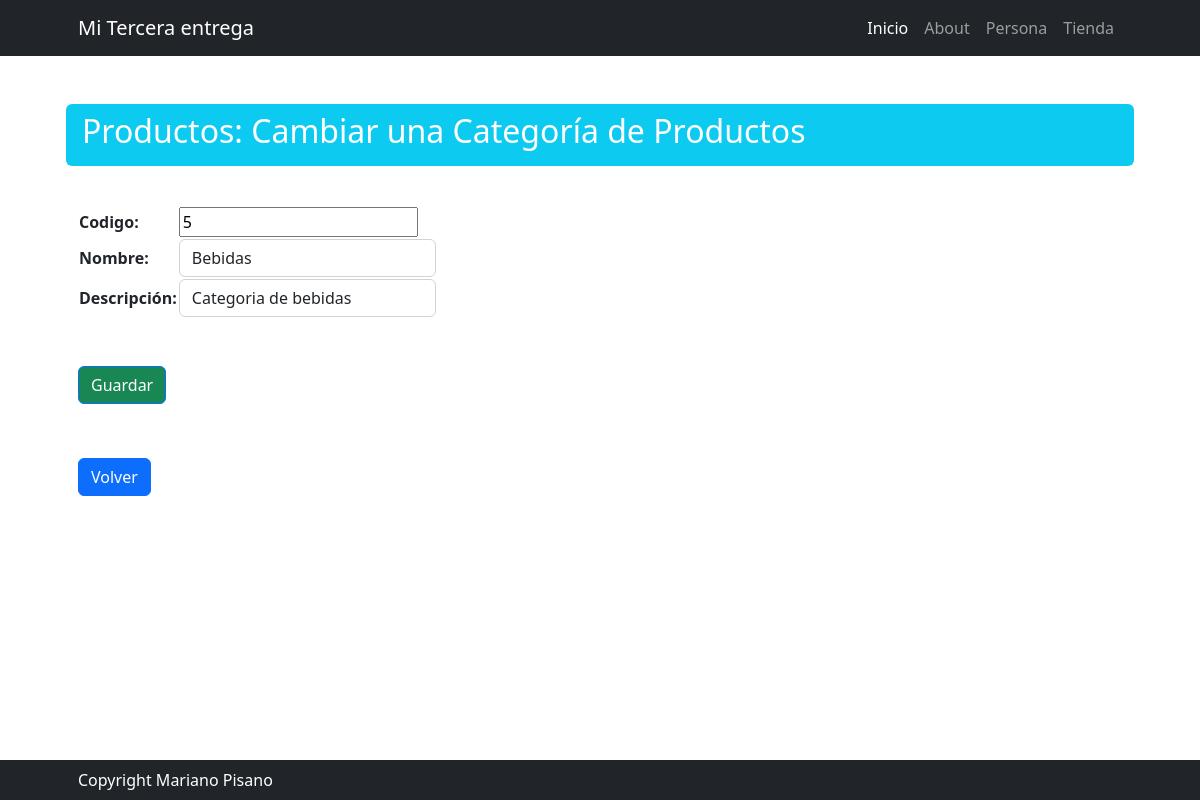
The page /tienda/productocategoria/update/5 on the database its author committed.
### tienda/models.py (models this page shows, shortened)
class Categoria(models.Model):
    codigo = models.IntegerField(primary_key=True)
    nombre = models.CharField(max_length=50, unique=True)
    descripcion = models.CharField(max_length=50, verbose_name="Descripción", null=True, blank=True)

### tienda/views.py (the view)
# urls.py: path("productocategoria/update/<int:pk>", views.productocategoria_update, name="productocategoria_update"),
def productocategoria_update(request, pk: int):
    query = models.Categoria.objects.get(codigo=pk)
    if request.method == "POST":
        form = forms.ProductoCategoriaForm(request.POST, instance=query)
        if form.is_valid:
            form.save()
            return redirect("tienda:productocategoria_list")
    else:  # request.method == "GET"
        form = forms.ProductoCategoriaForm(instance=query)
    return render(request, "tienda/productocategoria_update.html", context={"form": form})

### tienda/forms.py
class ProductoCategoriaForm(forms.ModelForm):
    class Meta:
        model = models.Categoria
        fields = "__all__"
        widgets = {
            "nombre": forms.TextInput(attrs={"class": "form-control"}),
            "descripcion": forms.TextInput(attrs={"class": "form-control"}),
        }

### tienda/templates/tienda/productocategoria_update.html (shortened to what this page needs)
{% extends 'core/base.html' %}
{% block titulo %}
    Productos: Cambiar una Categoría de Productos
{% endblock titulo %}
{% block contenido %}
    <form method="post">
        <table>
            {{ form.as_table }}
        </table>
        <button type="submit" class="btn btn-primary my-5 bg-success ">Guardar</button>
    </form>
    <div class="fs-3 pb-4">
        <a class="btn btn-primary" href="{% url 'tienda:productocategoria_list' %}">Volver</a>
    </div>
{% endblock contenido %}

### rows shown on the page
Categoria: codigo "5", nombre "Bebidas", descripcion "Categoria de bebidas"
